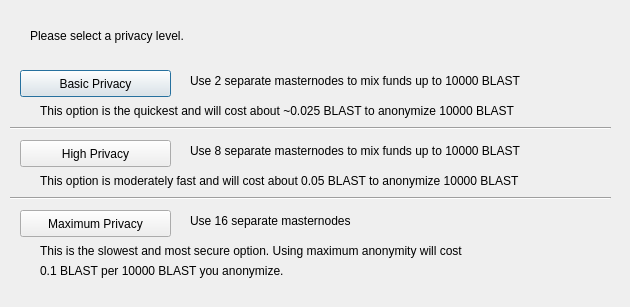
<?xml version="1.0" encoding="UTF-8"?>
<ui version="4.0">
 <class>ObfuscationConfig</class>
 <widget class="QDialog" name="ObfuscationConfig">
  <property name="geometry">
   <rect>
    <x>0</x>
    <y>0</y>
    <width>630</width>
    <height>307</height>
   </rect>
  </property>
  <property name="windowTitle">
   <string>Configure Obfuscation</string>
  </property>
  <widget class="QPushButton" name="buttonBasic">
   <property name="geometry">
    <rect>
     <x>20</x>
     <y>70</y>
     <width>151</width>
     <height>27</height>
    </rect>
   </property>
   <property name="text">
    <string>Basic Privacy</string>
   </property>
  </widget>
  <widget class="QPushButton" name="buttonHigh">
   <property name="geometry">
    <rect>
     <x>20</x>
     <y>140</y>
     <width>151</width>
     <height>27</height>
    </rect>
   </property>
   <property name="text">
    <string>High Privacy</string>
   </property>
  </widget>
  <widget class="QPushButton" name="buttonMax">
   <property name="geometry">
    <rect>
     <x>20</x>
     <y>210</y>
     <width>151</width>
     <height>27</height>
    </rect>
   </property>
   <property name="text">
    <string>Maximum Privacy</string>
   </property>
  </widget>
  <widget class="QLabel" name="label">
   <property name="geometry">
    <rect>
     <x>30</x>
     <y>20</y>
     <width>571</width>
     <height>31</height>
    </rect>
   </property>
   <property name="text">
    <string>Please select a privacy level.</string>
   </property>
  </widget>
  <widget class="QLabel" name="label_2">
   <property name="geometry">
    <rect>
     <x>190</x>
     <y>70</y>
     <width>421</width>
     <height>21</height>
    </rect>
   </property>
   <property name="text">
    <string>Use 2 separate masternodes to mix funds up to 10000 BLAST</string>
   </property>
  </widget>
  <widget class="QLabel" name="label_3">
   <property name="geometry">
    <rect>
     <x>190</x>
     <y>140</y>
     <width>411</width>
     <height>21</height>
    </rect>
   </property>
   <property name="text">
    <string>Use 8 separate masternodes to mix funds up to 10000 BLAST</string>
   </property>
  </widget>
  <widget class="QLabel" name="label_4">
   <property name="geometry">
    <rect>
     <x>190</x>
     <y>210</y>
     <width>421</width>
     <height>21</height>
    </rect>
   </property>
   <property name="text">
    <string>Use 16 separate masternodes</string>
   </property>
  </widget>
  <widget class="QLabel" name="label_6">
   <property name="geometry">
    <rect>
     <x>40</x>
     <y>100</y>
     <width>561</width>
     <height>21</height>
    </rect>
   </property>
   <property name="text">
    <string>This option is the quickest and will cost about ~0.025 BLAST to anonymize 10000 BLAST</string>
   </property>
  </widget>
  <widget class="QLabel" name="label_7">
   <property name="geometry">
    <rect>
     <x>40</x>
     <y>170</y>
     <width>561</width>
     <height>21</height>
    </rect>
   </property>
   <property name="text">
    <string>This option is moderately fast and will cost about 0.05 BLAST to anonymize 10000 BLAST</string>
   </property>
  </widget>
  <widget class="QLabel" name="label_8">
   <property name="geometry">
    <rect>
     <x>40</x>
     <y>240</y>
     <width>561</width>
     <height>21</height>
    </rect>
   </property>
   <property name="text">
    <string>This is the slowest and most secure option. Using maximum anonymity will cost</string>
   </property>
  </widget>
  <widget class="QLabel" name="label_9">
   <property name="geometry">
    <rect>
     <x>40</x>
     <y>260</y>
     <width>561</width>
     <height>21</height>
    </rect>
   </property>
   <property name="text">
    <string>0.1 BLAST per 10000 BLAST you anonymize.</string>
   </property>
  </widget>
  <widget class="Line" name="line">
   <property name="geometry">
    <rect>
     <x>10</x>
     <y>120</y>
     <width>601</width>
     <height>16</height>
    </rect>
   </property>
   <property name="orientation">
    <enum>Qt::Horizontal</enum>
   </property>
  </widget>
  <widget class="Line" name="line_2">
   <property name="geometry">
    <rect>
     <x>10</x>
     <y>190</y>
     <width>601</width>
     <height>16</height>
    </rect>
   </property>
   <property name="orientation">
    <enum>Qt::Horizontal</enum>
   </property>
  </widget>
 </widget>
 <resources/>
 <connections/>
</ui>
